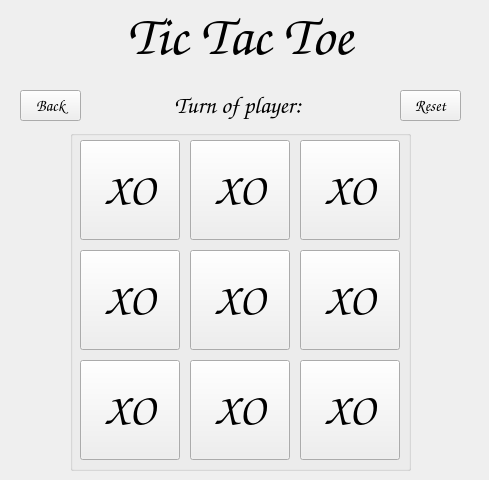
   <widget class="QWidget" name="page_5_gameboard">
    <widget class="QLabel" name="whoseTurnLabel">
     <property name="geometry">
      <rect>
       <x>80</x>
       <y>90</y>
       <width>321</width>
       <height>30</height>
      </rect>
     </property>
     <property name="font">
      <font>
       <family>Comic Sans MS</family>
       <pointsize>18</pointsize>
       <italic>false</italic>
       <bold>false</bold>
       <underline>false</underline>
       <kerning>false</kerning>
      </font>
     </property>
     <property name="text">
      <string>Turn of player: </string>
     </property>
     <property name="alignment">
      <set>Qt::AlignCenter</set>
     </property>
    </widget>
    <widget class="QPushButton" name="pushButton_00">
     <property name="geometry">
      <rect>
       <x>80</x>
       <y>140</y>
       <width>100</width>
       <height>100</height>
      </rect>
     </property>
     <property name="font">
      <font>
       <family>Comic Sans MS</family>
       <pointsize>32</pointsize>
       <italic>false</italic>
      </font>
     </property>
     <property name="focusPolicy">
      <enum>Qt::StrongFocus</enum>
     </property>
     <property name="text">
      <string>XO</string>
     </property>
     <property name="autoDefault">
      <bool>true</bool>
     </property>
     <property name="default">
      <bool>false</bool>
     </property>
    </widget>
    <widget class="QPushButton" name="pushButton_01">
     <property name="geometry">
      <rect>
       <x>190</x>
       <y>140</y>
       <width>100</width>
       <height>100</height>
      </rect>
     </property>
     <property name="font">
      <font>
       <family>Comic Sans MS</family>
       <pointsize>32</pointsize>
       <italic>false</italic>
      </font>
     </property>
     <property name="focusPolicy">
      <enum>Qt::StrongFocus</enum>
     </property>
     <property name="text">
      <string>XO</string>
     </property>
     <property name="autoDefault">
      <bool>true</bool>
     </property>
     <property name="default">
      <bool>false</bool>
     </property>
    </widget>
    <widget class="QPushButton" name="pushButton_02">
     <property name="geometry">
      <rect>
       <x>300</x>
       <y>140</y>
       <width>100</width>
       <height>100</height>
      </rect>
     </property>
     <property name="font">
      <font>
       <family>Comic Sans MS</family>
       <pointsize>32</pointsize>
       <italic>false</italic>
      </font>
     </property>
     <property name="focusPolicy">
      <enum>Qt::StrongFocus</enum>
     </property>
     <property name="text">
      <string>XO</string>
     </property>
     <property name="autoDefault">
      <bool>true</bool>
     </property>
     <property name="default">
      <bool>false</bool>
     </property>
    </widget>
    <widget class="QPushButton" name="pushButton_10">
     <property name="geometry">
      <rect>
       <x>80</x>
       <y>250</y>
       <width>100</width>
       <height>100</height>
      </rect>
     </property>
     <property name="font">
      <font>
       <family>Comic Sans MS</family>
       <pointsize>32</pointsize>
       <italic>false</italic>
      </font>
     </property>
     <property name="focusPolicy">
      <enum>Qt::StrongFocus</enum>
     </property>
     <property name="text">
      <string>XO</string>
     </property>
     <property name="autoDefault">
      <bool>true</bool>
     </property>
     <property name="default">
      <bool>false</bool>
     </property>
    </widget>
    <widget class="QPushButton" name="pushButton_11">
     <property name="geometry">
      <rect>
       <x>190</x>
       <y>250</y>
       <width>100</width>
       <height>100</height>
      </rect>
     </property>
     <property name="font">
      <font>
       <family>Comic Sans MS</family>
       <pointsize>32</pointsize>
       <italic>false</italic>
      </font>
     </property>
     <property name="focusPolicy">
      <enum>Qt::StrongFocus</enum>
     </property>
     <property name="text">
      <string>XO</string>
     </property>
     <property name="autoDefault">
      <bool>true</bool>
     </property>
     <property name="default">
      <bool>false</bool>
     </property>
    </widget>
    <widget class="QPushButton" name="pushButton_12">
     <property name="geometry">
      <rect>
       <x>300</x>
       <y>250</y>
       <width>100</width>
       <height>100</height>
      </rect>
     </property>
     <property name="font">
      <font>
       <family>Comic Sans MS</family>
       <pointsize>32</pointsize>
       <italic>false</italic>
      </font>
     </property>
     <property name="focusPolicy">
      <enum>Qt::StrongFocus</enum>
     </property>
     <property name="text">
      <string>XO</string>
     </property>
     <property name="autoDefault">
      <bool>true</bool>
     </property>
     <property name="default">
      <bool>false</bool>
     </property>
    </widget>
    <widget class="QPushButton" name="pushButton_20">
     <property name="geometry">
      <rect>
       <x>80</x>
       <y>360</y>
       <width>100</width>
       <height>100</height>
      </rect>
     </property>
     <property name="font">
      <font>
       <family>Comic Sans MS</family>
       <pointsize>32</pointsize>
       <italic>false</italic>
      </font>
     </property>
     <property name="focusPolicy">
      <enum>Qt::StrongFocus</enum>
     </property>
     <property name="text">
      <string>XO</string>
     </property>
     <property name="autoDefault">
      <bool>true</bool>
     </property>
     <property name="default">
      <bool>false</bool>
     </property>
    </widget>
    <widget class="QPushButton" name="pushButton_21">
     <property name="geometry">
      <rect>
       <x>190</x>
       <y>360</y>
       <width>100</width>
       <height>100</height>
      </rect>
     </property>
     <property name="font">
      <font>
       <family>Comic Sans MS</family>
       <pointsize>32</pointsize>
       <italic>false</italic>
      </font>
     </property>
     <property name="focusPolicy">
      <enum>Qt::StrongFocus</enum>
     </property>
     <property name="text">
      <string>XO</string>
     </property>
     <property name="autoDefault">
      <bool>true</bool>
     </property>
     <property name="default">
      <bool>false</bool>
     </property>
    </widget>
    <widget class="QPushButton" name="pushButton_22">
     <property name="geometry">
      <rect>
       <x>300</x>
       <y>360</y>
       <width>100</width>
       <height>100</height>
      </rect>
     </property>
     <property name="font">
      <font>
       <family>Comic Sans MS</family>
       <pointsize>32</pointsize>
       <italic>false</italic>
      </font>
     </property>
     <property name="focusPolicy">
      <enum>Qt::StrongFocus</enum>
     </property>
     <property name="text">
      <string>XO</string>
     </property>
     <property name="autoDefault">
      <bool>true</bool>
     </property>
     <property name="default">
      <bool>false</bool>
     </property>
    </widget>
    <widget class="QLabel" name="gameNameLabelPage_2">
     <property name="geometry">
      <rect>
       <x>0</x>
       <y>0</y>
       <width>480</width>
       <height>71</height>
      </rect>
     </property>
     <property name="font">
      <font>
       <family>Comic Sans MS</family>
       <pointsize>42</pointsize>
       <italic>true</italic>
       <bold>true</bold>
       <underline>false</underline>
       <strikeout>false</strikeout>
       <kerning>false</kerning>
      </font>
     </property>
     <property name="text">
      <string>Tic Tac Toe</string>
     </property>
     <property name="scaledContents">
      <bool>false</bool>
     </property>
     <property name="alignment">
      <set>Qt::AlignCenter</set>
     </property>
    </widget>
    <widget class="QPushButton" name="backButtonGamePage">
     <property name="geometry">
      <rect>
       <x>20</x>
       <y>90</y>
       <width>61</width>
       <height>31</height>
      </rect>
     </property>
     <property name="font">
      <font>
       <family>Comic Sans MS</family>
       <pointsize>12</pointsize>
       <italic>false</italic>
      </font>
     </property>
     <property name="focusPolicy">
      <enum>Qt::StrongFocus</enum>
     </property>
     <property name="text">
      <string>Back</string>
     </property>
     <property name="autoDefault">
      <bool>true</bool>
     </property>
     <property name="default">
      <bool>false</bool>
     </property>
    </widget>
    <widget class="QPushButton" name="resetButton">
     <property name="geometry">
      <rect>
       <x>400</x>
       <y>90</y>
       <width>61</width>
       <height>31</height>
      </rect>
     </property>
     <property name="font">
      <font>
       <family>Comic Sans MS</family>
       <pointsize>12</pointsize>
       <italic>false</italic>
      </font>
     </property>
     <property name="focusPolicy">
      <enum>Qt::StrongFocus</enum>
     </property>
     <property name="text">
      <string>Reset</string>
     </property>
     <property name="autoDefault">
      <bool>true</bool>
     </property>
     <property name="default">
      <bool>false</bool>
     </property>
    </widget>
    <widget class="QGroupBox" name="groupBox_3">
     <property name="geometry">
      <rect>
       <x>70</x>
       <y>130</y>
       <width>341</width>
       <height>341</height>
      </rect>
     </property>
     <property name="title">
      <string/>
     </property>
    </widget>
    <zorder>groupBox_3</zorder>
    <zorder>whoseTurnLabel</zorder>
    <zorder>pushButton_00</zorder>
    <zorder>pushButton_01</zorder>
    <zorder>pushButton_02</zorder>
    <zorder>pushButton_10</zorder>
    <zorder>pushButton_11</zorder>
    <zorder>pushButton_12</zorder>
    <zorder>pushButton_20</zorder>
    <zorder>pushButton_21</zorder>
    <zorder>pushButton_22</zorder>
    <zorder>gameNameLabelPage_2</zorder>
    <zorder>backButtonGamePage</zorder>
    <zorder>resetButton</zorder>
   </widget>
